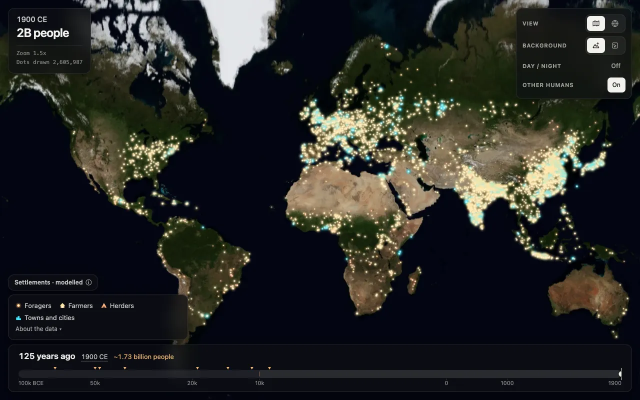
#> input picture footsteps-web/e2e/visual/globe-1900.webp, 1280 x 800 px, given in place of world.200407.3x5400x2700.jpg, which was not available (shown at 1/2 size)
$ python terrain_image.py 5
#> lines starting #> are read from the running program, lines starting #| are printed output that depends on the picture
#!/usr/bin/env python3
"""
Paint one natural-colour "Earth from space" image per terrain step.

Inputs (all under data/raw/, gitignored; see docs/ops/terrain-images.md):
- Krapp et al. 2021 biomes (pastclim, Zenodo 8415273, CC-BY 4.0): BIOME4 class per
  0.5 deg cell every 1,000 years; sea = no data, 28 = land ice. Time is years BP
  (0 = 1950 CE).
- NASA Blue Marble Next Generation, July 2004, 5400x2700 (NASA Earth Observatory):
  the colours and the fine detail.
- ETOPO1 elevation, 4 arc-min (NOAA, public domain): sharp coastlines.
- HYDE 3.5 land use, the published landuse_{year}.png (grid_image.py --landuse).
- Spratt & Lisiecki 2016 v2 sea level (PANGAEA 979830, CC BY 3.0), via climate_series.py.

How a frame is painted (all grids north-up, column 0 = 180W):
1. Palette: the median Blue Marble colour of each present-day biome, taken from
   cells with little 1900 land use (Blue Marble shows 2004 farms).
2. Per Krapp step, a low-frequency colour per cell: the step's biome palette colour,
   plus today's regional deviation from its own biome (the modern farm tint removed).
3. A frame year interpolates the two bracketing steps (colour, land, ice),
   adds the Green Sahara overlay and the HYDE farmland of that year, then multiplies
   in Blue Marble's own detail (its brightness relative to its local mean).
4. Coastlines: ETOPO1 above the year's global sea level (Spratt & Lisiecki v2,
   capped at today's, from climate_series.py), where Krapp's 0.5 deg land fraction
   is uncertain. The slider's sea-level readout shows the same number.

Images are undimmed; the client dims and tints them.

Usage: python footstep-generator/terrain_image.py [--quality Q] [--pastwater] [years ...]
       (no years: every TERRAIN_YEAR; with --pastwater, every year whose picture differs)

`--pastwater` (the images the app reads under `?pastwater=1`, written to `data/tiles/terrain/pastwater/`): every past-water scenario of
`past_water.py` (Mega-Chad, the European LGM lakes, the Mesopotamian coast stages) is painted from its shared masks, at full strength in its
epochs' years and absent outside them, only where the frame draws land; Mega-Chad replaces the box-and-elevation lake above, whose strength
fades with `sahara_weight`. The app cross-fades neighbouring 1,000-year images as it does for everything else; that blend is a picture,
the scenarios' dates are their manifests'. See docs/ops/past-water.md.
"""
import argparse
from dataclasses import dataclass
from functools import lru_cache
from pathlib import Path

import numpy as np
from PIL import Image

from climate_series import sea_level_at

ROOT = Path(__file__).resolve().parent.parent
RAW = ROOT / "data" / "raw"
KRAPP = RAW / "krapp2021" / "Krapp2021_biome_v1.2.2.nc"
BLUE_MARBLE = RAW / "bluemarble" / "world.200407.3x5400x2700.jpg"
ETOPO = RAW / "etopo" / "etopo_4min.nc"
LANDUSE = ROOT / "data" / "tiles" / "grid"
OUT = ROOT / "data" / "tiles" / "terrain"

W, H = 2048, 1024  # output image
CW, CH = 720, 360  # Krapp cells
STEP_YEARS = 1000
BP_ZERO = 1950  # calendar year of 0 BP
ICE = 28
DESERTISH = (13, 14, 21, 27)  # xerophytic shrubland, desert, barren
MAX_BYTES = 400_000

# Same years as footsteps-web/lib/constants.ts TERRAIN_YEARS.
TERRAIN_YEARS = list(range(-100_000, 0, 1000)) + list(range(0, 2000, 100))
# HYDE slider years (TARGET_YEARS): farmland is drawn for these.
HYDE_YEARS = list(range(-10_000, 0, 1000)) + list(range(0, 2000, 100))

# Biomes absent from today's map borrow a present-day look.
FALLBACK = {16: (15, 20), 18: (11, 22), 2: (1, 3), 3: (2, 12), 19: (12, 20)}

# Farmland is calibrated to reality: Blue Marble (July 2004) is a photo of farmed
# Earth, so a cell as farmed as in 1900 shows its real photo colour and less
# farmed eras blend back toward natural cover. No invented field colour.
CROP_WEIGHT, GRAZING_WEIGHT = 1.0, 0.35


# --- pure helpers (tested) ---------------------------------------------------

def year_to_bp(year: float) -> float:
    return BP_ZERO - year


def step_bracket(year: float) -> tuple[int, int, float]:
    """The two Krapp steps (in years BP) around a calendar year, and the weight of
    the older one (0 = all the younger step)."""
    bp = max(0.0, year_to_bp(year))
    young = int(bp // STEP_YEARS) * STEP_YEARS
    return young, young + STEP_YEARS, (bp - young) / STEP_YEARS


def smoothstep(e0: float, e1: float, x):
    t = np.clip((np.asarray(x, dtype=np.float64) - e0) / (e1 - e0), 0.0, 1.0)
    return t * t * (3 - 2 * t)


# [76 lines left out: functions sahara_weight, sahara_extent, farmed_fraction, farm_weight, resize, fill_unknown and 2 more, not called in this run]


def row_lats(h: int) -> np.ndarray:
    return 90 - (np.arange(h) + 0.5) * 180 / h


def col_lons(w: int) -> np.ndarray:
    return -180 + (np.arange(w) + 0.5) * 360 / w


def lum(rgb: np.ndarray) -> np.ndarray:
    return rgb @ np.array([0.299, 0.587, 0.114], dtype=np.float32)


# --- sources -----------------------------------------------------------------

@lru_cache(maxsize=1)
def krapp():
    import xarray as xr
    return xr.open_dataset(KRAPP, decode_times=False)["biome"]


@lru_cache(maxsize=None)
def biome(bp: int) -> np.ndarray:
    """Biome per cell, north-up; 0 = sea."""
    b = krapp().sel(time=-float(bp)).values[::-1].copy()
    b[b < 0] = 0
    return b.astype(np.int16)


@lru_cache(maxsize=1)
def blue_marble() -> tuple[np.ndarray, np.ndarray]:
    """(output-resolution image, Krapp-cell mean image), float32 0..255."""
    with Image.open(BLUE_MARBLE) as im:
#> im is the input picture: PIL image 1280x800 RGB; mean R, G, B 38.1, 39.4, 37.8
        im = im.convert("RGB")
        hi = np.asarray(im.resize((W, H), Image.BOX), dtype=np.float32)
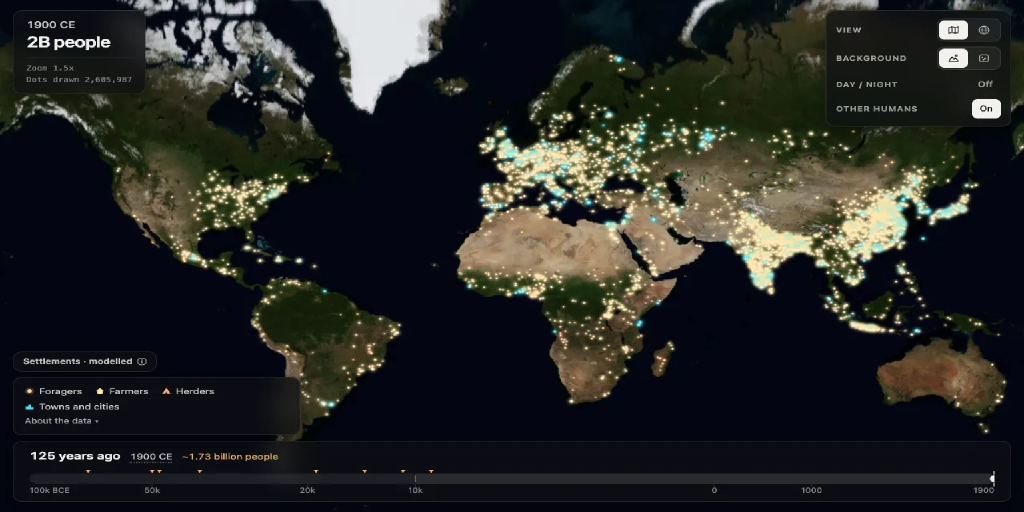
#> hi: shape (1024, 2048, 3) float32 (shown at 1/2 size); mean R, G, B 37.6, 39.9, 37.2
        lo = np.asarray(im.resize((CW, CH), Image.BOX), dtype=np.float32)
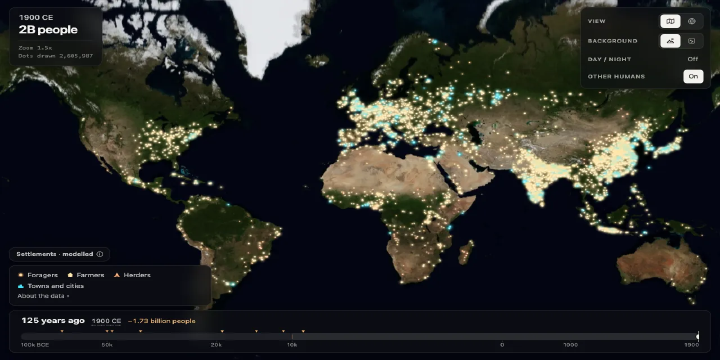
#> lo: shape (360, 720, 3) float32; mean R, G, B 38.3, 39.6, 37.9
    return hi, lo


# [13 lines left out: functions elevation, landuse, not called in this run]


# --- palette and steps -------------------------------------------------------

@dataclass
class Palette:
    biome: np.ndarray  # (29, 3): colour per biome id
    ice: np.ndarray
    sea: np.ndarray
    farm_delta: np.ndarray  # (CH, CW, 3): today's photo minus its natural colour (the farm look)
    farmed_today: np.ndarray  # (CH, CW): farmed fraction in 1900
    lake: np.ndarray
    residual: np.ndarray  # (CH, CW, 3): today's natural colour minus its biome colour


@lru_cache(maxsize=1)
def palette() -> Palette:
    _, bm = blue_marble()
    now = biome(0)
    crop, grazing = landuse(1900, CW, CH)
    farmed = farmed_fraction(crop, grazing)
    land = now > 0
    pal = np.zeros((29, 3), np.float32)
    have = np.zeros(29, bool)
    for b in range(1, 29):
        cells = (now == b) & (farmed < 0.15)
        if cells.sum() < 5:
            cells = now == b
        if cells.sum() >= 5:
            pal[b] = np.median(bm[cells], axis=0)
            have[b] = True
    for b, (a, c) in FALLBACK.items():
        if not have[b]:
            pal[b] = (pal[a] + pal[c]) / 2
    ice = np.maximum(pal[ICE], 225)
    sea = np.median(bm[~land], axis=0)
    # Today's natural colour: the modern farm tint pulled back toward the biome.
    natural = bm - farmed[..., None] * (bm - pal[now])
    real = (land & (now != ICE))[..., None]
    residual = np.where(real, natural - pal[now], 0.0)
    farm_delta = np.where(real, bm - natural, 0.0)
    lake = sea * 1.3 + np.array([2, 10, 14], np.float32)
    return Palette(pal, ice, sea, farm_delta.astype(np.float32), farmed.astype(np.float32),
                   lake, residual.astype(np.float32))


@dataclass
class Step:
    bp: int
    colour: np.ndarray  # (CH, CW, 3) natural colour, land cells filled into the sea
    land: np.ndarray  # (CH, CW) float 0/1
    ice: np.ndarray  # (CH, CW) float 0/1
    desertish: np.ndarray  # (CH, CW) float 0/1


@lru_cache(maxsize=4)
def step(bp: int) -> Step:
    p = palette()
    b = biome(bp)
    now = biome(0)
    land = b > 0
    # Today's regional character carries over fully where the biome is unchanged.
    keep = np.where(b == now, 1.0, 0.5)[..., None]
    colour = p.biome[b] + p.residual * keep
    colour = fill_unknown(colour, land & (b != ICE))
    return Step(bp, colour, land.astype(np.float32), (b == ICE).astype(np.float32),
                np.isin(b, DESERTISH).astype(np.float32))


# --- frame -------------------------------------------------------------------

def sea_level(year: int) -> float:
    """Global sea level (m) for a frame year: the same series as the readout."""
    return float(sea_level_at([year])[0])


# [85 lines left out: functions green_sahara, pastwater_mask, pastwater_lake, scenario_years, pastwater_years, pastwater_paint and 2 more, not called in this run]


def frame(year: int, pastwater: bool = False) -> np.ndarray:
    young_bp, old_bp, f = step_bracket(year)
    a, b = step(young_bp), step(old_bp)
    mix = lambda x, y: x * (1 - f) + y * f  # noqa: E731
    colour = mix(a.colour, b.colour)
    colour = green_sahara(colour, mix(a.desertish, b.desertish), year)
    land_c, ice_c = mix(a.land, b.land), mix(a.ice, b.ice)
    p, t = palette(), today()
    bm_hi, _ = blue_marble()

    # Land colour: Blue Marble times the (smoothed) change in colour since today, so
    # today's detail and real colours stay and only the broad colour moves.
    era = blur(colour, 1.2)
    # Farmland for HYDE years: put back the share of today's farm look this era had.
    if year in HYDE_YEARS:
        crop, grazing = landuse(year, CW, CH)
        k = farm_weight(farmed_fraction(crop, grazing), p.farmed_today)
        era = era + blur(p.farm_delta * k[..., None] * land_c[..., None], 1.2)
    # (+20 keeps dark cells such as lakes from blowing the ratio up)
    ratio = np.clip(resize((era + 20) / (t["bm_lo"] + 20), W, H), 0.25, 2.5)
    land_rgb = bm_hi * ratio
    # Land that is sea (or ice) today has no Blue Marble land: era colour + grain.
    painted = resize(era, W, H) * t["grain"]
    has_bm = np.clip((t["land"] - t["ice"][..., 0]) * 2 - 0.5, 0, 1)[..., None]
    land_rgb = painted + (land_rgb - painted) * has_bm

    # Ice: Blue Marble's own ice where it is ice today, soft-edged white elsewhere.
    ice_a = smoothstep(0.42, 0.58, resize(blur(ice_c, 1.3), W, H) + t["ice_noise"])[..., None]
    ice_rgb = p.ice * (0.95 + 0.12 * t["ice_noise"][..., None]) * t["grain"] ** 0.5
    ice_rgb = t["ice"] * np.maximum(bm_hi, ice_rgb * 0.92) + (1 - t["ice"]) * ice_rgb
    land_rgb = land_rgb + (ice_rgb - land_rgb) * ice_a

    # Sea: ETOPO above the year's sea level where Krapp is unsure; ice is land.
    land_2x = resize(land_c, 2 * W, 2 * H)
    sl = sea_level(year)
    is_land = (land_2x >= 0.98) | ((land_2x > 0.02) & (elevation() > sl))
    is_land |= resize(blur(ice_c, 1.3), 2 * W, 2 * H) > 0.5
    land_a = resize(is_land.astype(np.float32), W, H, Image.BOX)[..., None]
    sea_rgb = np.where(t["sea"][..., None] > 0.5, bm_hi, p.sea)
    out = sea_rgb + (land_rgb - sea_rgb) * land_a

    if pastwater:
        lake, lake_rgb = pastwater_paint(year, land_a, p)
    else:
        lake, lake_rgb = mega_chad(year)[..., None] * land_a, p.lake
    out = out + (lake_rgb - out) * lake
    return np.clip(out, 0, 255).astype(np.uint8)


def encode(year: int, quality: int = 90, pastwater: bool = False) -> Path:
    folder = OUT / "pastwater" if pastwater else OUT
    folder.mkdir(parents=True, exist_ok=True)
    path = folder / f"earth_{year}.webp"
    img = Image.fromarray(frame(year, pastwater))
    q = quality
    while True:
        img.save(path, "WEBP", quality=q, method=6)
        if path.stat().st_size <= MAX_BYTES or q <= 40:
            break
        q -= 5
    print(f"{year}: {path.stat().st_size / 1e3:.0f} KB (q{q}) -> {path.name}", flush=True)
    return path


if __name__ == "__main__":
    parser = argparse.ArgumentParser(description=__doc__,
                                     formatter_class=argparse.RawDescriptionHelpFormatter)
    parser.add_argument("--quality", type=int, default=90)
    parser.add_argument("--pastwater", action="store_true", help="the ?pastwater=1 images: every past-water scenario from its shared masks")
    parser.add_argument("years", type=int, nargs="*")
    args = parser.parse_args()
    for y in args.years or (pastwater_years() if args.pastwater else TERRAIN_YEARS):
        encode(y, args.quality, args.pastwater)
#> (the call stopped at in krapp, `return xr.open_dataset(KRAPP, decode_times=False)["biome"]`: xarray is not available in this run)

$ run again, on footsteps-web/e2e/visual/rome-1000bce-dots.webp
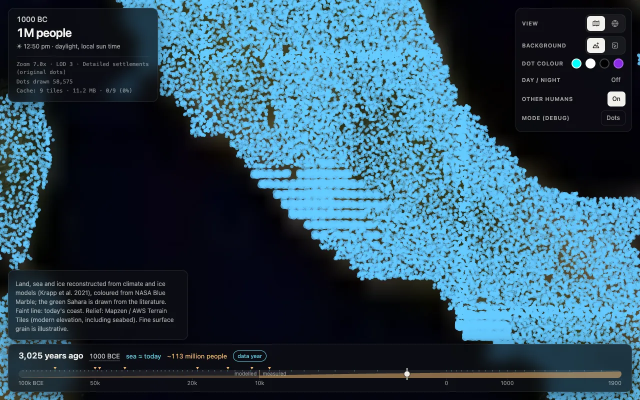
#> input picture footsteps-web/e2e/visual/rome-1000bce-dots.webp, 1280 x 800 px, given in place of world.200407.3x5400x2700.jpg, which was not available (shown at 1/2 size)
#> in blue_marble, im is the input picture: PIL image 1280x800 RGB; mean R, G, B 46.1, 77.9, 96
#> in blue_marble, `hi = np.asarray(im.resize((W, H), Image.BOX), dtype=np.float32)`:
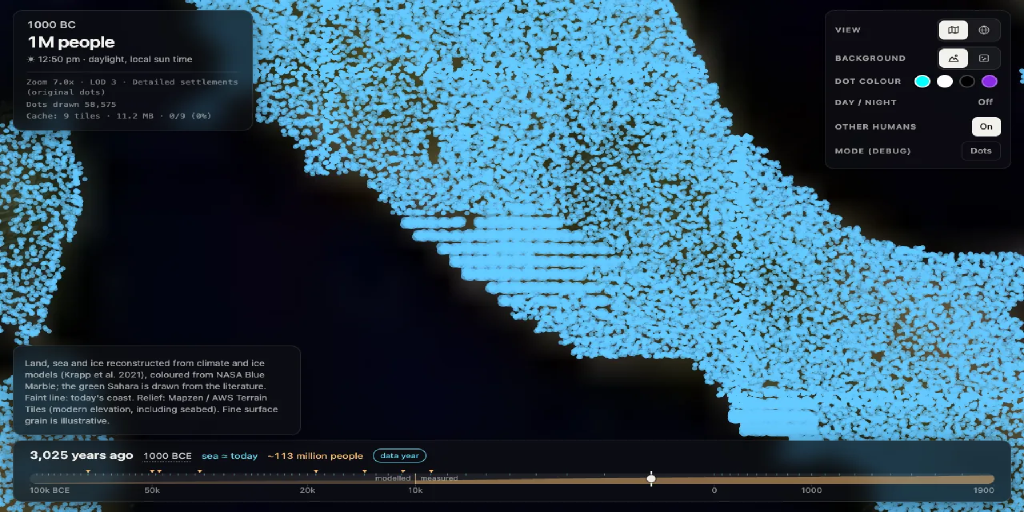
#> hi: shape (1024, 2048, 3) float32 (shown at 1/2 size); mean R, G, B 45.8, 77.7, 95.8
#> in blue_marble, `lo = np.asarray(im.resize((CW, CH), Image.BOX), dtype=np.float32)`:
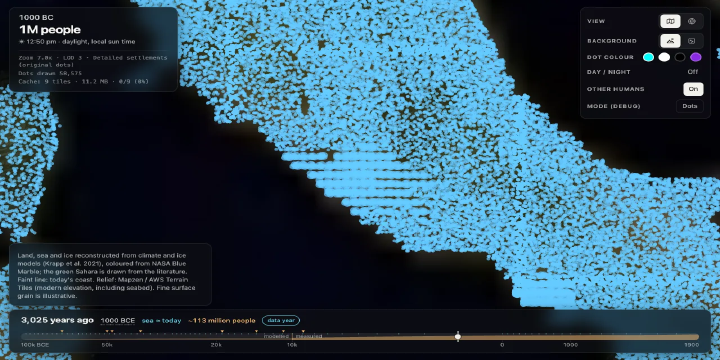
#> lo: shape (360, 720, 3) float32; mean R, G, B 46.2, 78, 96.1
